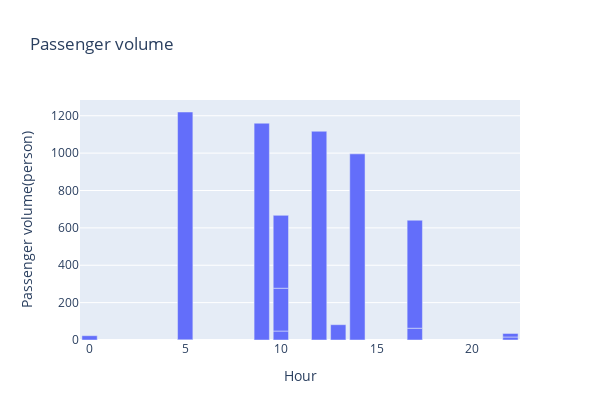

Source (notebook cell):
### Code cell
fig_p = px.bar(selected, x="TIME_PER_HOUR", y="TOTAL_PASSENGER_VOL",
               title="Passenger volume", 
               labels={'TIME_PER_HOUR':'Hour', 'TOTAL_PASSENGER_VOL':"Passenger volume(person)"},
               width=600, height=420)
fig_p.show()

### Figure 1 — Plotly figure (JSON) as saved in the notebook; plotly's stock layout.template omitted (floating-point values rounded to 4 significant figures)
{"data": [{"alignmentgroup": "True", "hovertemplate": "Hour=%{x}<br>Passenger volume(person)=%{y}<extra></extra>", "legendgroup": "", "marker": {"color": "#636efa", "pattern": {"shape": ""}}, "name": "", "offsetgroup": "", "orientation": "v", "showlegend": false, "textposition": "auto", "type": "bar", "x": [12, 10, 5, 14, 0, 17, 22, 22, 10, 10, 17, 5, 13, 9], "xaxis": "x", "y": [1117, 48, 1, 996, 23, 63, 16, 19, 229, 390, 578, 1219, 82, 1160], "yaxis": "y"}], "layout": {"barmode": "relative", "height": 420, "legend": {"tracegroupgap": 0}, "title": {"text": "Passenger volume"}, "width": 600, "xaxis": {"anchor": "y", "domain": [0, 1], "title": {"text": "Hour"}}, "yaxis": {"anchor": "x", "domain": [0, 1], "title": {"text": "Passenger volume(person)"}}}}
